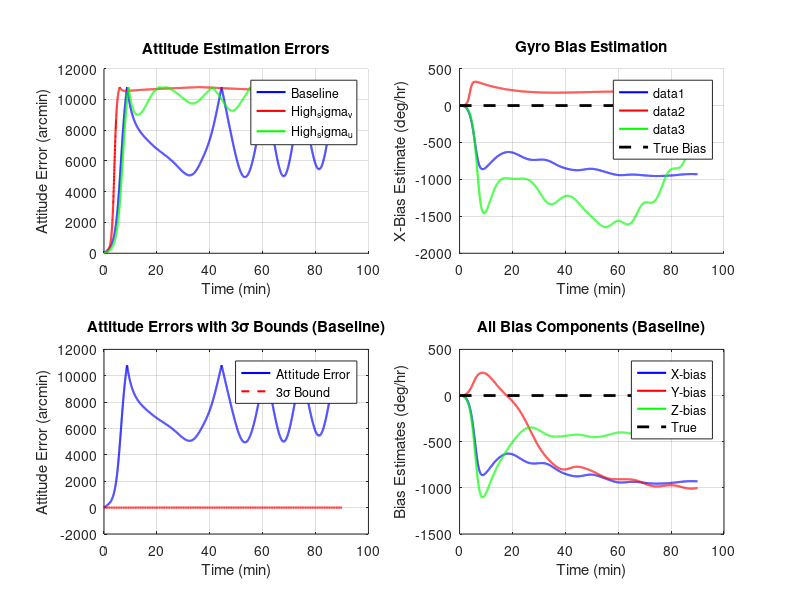

Write MATLAB code to recreate this figure.
%% TEK4090 - Exercise 7.4 - Attitude EKF with varying noise parameters
clear; close all; clc;
rng(42);
q_true = [0; 0; 0; 1]; % Initial attitude quaternion
beta_true = [0.1; 0.1; 0.1] * pi/180/3600; % 0.1 deg/hr -> rad/s
omega_true = [0; 0; pi/2700]; % Rotation rate (90 min orbit)

sigma_star = 0.1 *pi/180; % STAR CAMERA NOISE
sigma_u = sqrt(10) * 1e-10; % GYRO BIAS DRIFT
sigma_v = sqrt(10) * 1e-7;

r1 = [1; 0; 0];
r2 = [0; 1; 0];
r3 = [0; 0; 1];
r = [r1; r2; r3];
% Simulation parameters
dt = 1; % 1 Hz sampling
T = 540; % Reduced for faster testing (9 minutes)
N = T/dt;

% PROBLEM: HOW TO FIGURE OUT WHERE MY SPACESHIP IS POINTING, WHEN MY
% SENSORS ARE NOISY?

function S = skew_symmetric(v)
    S = [0, -v(3), v(2);
         v(3), 0, -v(1);
         -v(2), v(1), 0];
end

function q_out = quat_multiply(q1, q2)
    v1 = q1(1:3); s1 = q1(4);
    v2 = q2(1:3); s2 = q2(4);
    
    q_out = [s1*v2 + s2*v1 + cross(v1, v2);
             s1*s2 - dot(v1, v2)];
    q_out = q_out / norm(q_out);
end

function R = quat_to_dcm(q)
    q0 = q(4); q1 = q(1); q2 = q(2); q3 = q(3);
    R = [1-2*(q2^2+q3^2), 2*(q1*q2-q0*q3), 2*(q1*q3+q0*q2);
         2*(q1*q2+q0*q3), 1-2*(q1^2+q3^2), 2*(q2*q3-q0*q1);
         2*(q1*q3-q0*q2), 2*(q2*q3+q0*q1), 1-2*(q1^2+q2^2)];
end

function q_conj = quat_conjugate(q)
    q_conj = [-q(1:3); q(4)];
end

function q_new = propagate_quartenion(q, omega, dt)
    % Implement discrete version of dq/dt = 0.5 * omega * q
    % Exact solution for constant ω over Δt
    omega_norm = norm(omega);
    
    if omega_norm > 1e-12
        % Axis-angle representation
        axis = omega / omega_norm;
        angle = omega_norm * dt;
        
        % Quaternion for the rotation over Δt
        dq = [axis * sin(angle/2); cos(angle/2)];
        
        % Multiply: q_new = q ⊗ dq
        q_new = quaternion_multiply(q, dq);
    else
        % No rotation
        q_new = q;
    end
    
    % Always normalize
    q_new = q_new / norm(q_new);
end




function q_out = exact_attitude(q0, omega, t)
    omega_norm = norm(omega);
    if omega_norm > 1e-12
        axis = omega / omega_norm;
        angle = omega_norm * t;
        q_out = [axis * sin(angle/2); cos(angle/2)];
        q_out = quat_multiply(q0, q_out);
    else
        q_out = q0;
    end
    q_out = q_out / norm(q_out);
end


% True system: ω_true = constant
% Measurements: ω_meas = ω_true + β + η_v
function gyro_meas = generate_gyro_measurements(omega_true, beta_true, sigma_v, N)
    gyro_meas = zeros(3, N);
    for k = 1:N
        eta_v = sigma_v * randn(3,1);  % Measurement noise
        gyro_meas(:,k) = omega_true + beta_true(:,k) + eta_v;
    end
end

function star_meas = generate_star_measurements(q_true, sigma_star, N)
    % Reference vectors in inertial frame
    r1 = [1;0;0]; r2 = [0;1;0]; r3 = [0;0;1];
    
    star_meas = zeros(9, N);
    for k = 1:N
        R = quat_to_dcm(q_true(:,k));  % True rotation matrix
        noise = sigma_star * randn(9,1);
        
        % Measured body vectors
        b1 = R * r1 + noise(1:3);
        b2 = R * r2 + noise(4:6); 
        b3 = R * r3 + noise(7:9);
        
        star_meas(:,k) = [b1/norm(b1); b2/norm(b2); b3/norm(b3)];
    end
end

function [q_est, beta_est, P] = attitude_ekf(q0, beta0, P0, gyro_meas, star_meas, dt, sigma_v, sigma_u, sigma_star)
    % Initialize
    N = size(gyro_meas, 2);
    q_est = zeros(4, N);
    beta_est = zeros(3, N);
    P = zeros(6, 6, N);
    
    q_est(:,1) = q0;
    beta_est(:,1) = beta0;
    P(:,:,1) = P0;
    
    % Reference vectors for star measurements
    r1 = [1;0;0]; r2 = [0;1;0]; r3 = [0;0;1];
    r_vec = [r1; r2; r3];
    
    for k = 1:N-1
        %% Propagation Step
        % Estimated angular velocity
        omega_est = gyro_meas(:,k) - beta_est(:,k);
        
        % Quaternion propagation (discrete)
        omega_norm = norm(omega_est);
        if omega_norm > 1e-12
            psi = sin(0.5*omega_norm*dt) * omega_est / omega_norm;
            cos_term = cos(0.5*omega_norm*dt);            
            Omega = [cos_term*eye(3) - skew_symmetric(psi),  psi;
                     -psi',                              cos_term];
            q_est(:,k+1) = Omega * q_est(:,k);
        else
            q_est(:,k+1) = q_est(:,k);
        end
        q_est(:,k+1) = q_est(:,k+1) / norm(q_est(:,k+1));
        
        % Bias propagation (constant)
        beta_est(:,k+1) = beta_est(:,k);
        
        % Covariance propagation
        F = [-skew_symmetric(omega_est), -eye(3);
              zeros(3,3),               zeros(3,3)];
        
        % Discrete state transition matrix (simplified - you can implement Eq. 7.45)
        Phi = eye(6) + F * dt;
        
        G = [-eye(3), zeros(3,3);
              zeros(3,3), eye(3,3)];
        
        Qc = [sigma_v^2 * eye(3), zeros(3,3);
              zeros(3,3), sigma_u^2 * eye(3)];
        Qd = G * Qc * G' * dt;
        
        P_pred = Phi * P(:,:,k) * Phi' + Qd;
        
        %% Update Step (when star measurements available)
        if ~isempty(star_meas)
            % Current propagated estimates
            q_pred = q_est(:,k+1);
            R_pred = quat_to_dcm(q_pred);
            
            % Build sensitivity matrix H
            H = zeros(9, 6);
            H(1:3, 1:3) = skew_symmetric(R_pred * r1);
            H(4:6, 1:3) = skew_symmetric(R_pred * r2);
            H(7:9, 1:3) = skew_symmetric(R_pred * r3);
            % Last 3 columns remain zero (no direct bias measurement)
            
            % Measurement covariance
            R_meas = sigma_star^2 * eye(9);
            
            % Kalman gain
            K = P_pred * H' * inv(H * P_pred * H' + R_meas);
            
            % Predicted measurements
            b1_pred = R_pred * r1;
            b2_pred = R_pred * r2;
            b3_pred = R_pred * r3;
            y_pred = [b1_pred; b2_pred; b3_pred];
            
            % Measurement residual
            residual = star_meas(:,k+1) - y_pred;
            
            % Error state update
            delta_x = K * residual;
            delta_alpha = delta_x(1:3);
            delta_beta = delta_x(4:6);
            
            % Update covariance
            P_upd = (eye(6) - K * H) * P_pred;
            P(:,:,k+1) = P_upd;
            
            % Update quaternion (multiplicative)
            delta_q = [0.5 * delta_alpha; 1];
            delta_q = delta_q / norm(delta_q);
            q_est(:,k+1) = quat_multiply(delta_q, q_pred);
            q_est(:,k+1) = q_est(:,k+1) / norm(q_est(:,k+1));
            
            % Update bias
            beta_est(:,k+1) = beta_est(:,k+1) + delta_beta;
        else
            P(:,:,k+1) = P_pred;
        end
    end
end

%% Full simulation with different noise scenarios
scenarios = {
    struct('sigma_u', sqrt(10)*1e-10, 'sigma_v', sqrt(10)*1e-7, 'name', 'Baseline'),
    struct('sigma_u', sqrt(10)*1e-10, 'sigma_v', sqrt(10)*1e-5, 'name', 'High_sigma_v'), 
    struct('sigma_u', sqrt(10)*1e-8,  'sigma_v', sqrt(10)*1e-7, 'name', 'High_sigma_u')
};

% Simulation parameters
dt = 1; % 1 Hz sampling  
T = 5400; % 90 minutes in seconds (full orbit)
N = T/dt;

% True angular velocity (90 min orbit = 0.00116 rad/s)
omega_true = [0; 0; 2*pi/(90*60)]; % Rotation about z-axis

% Extended simulation
results = cell(1,3);

for scenario_idx = 1:3
    scenario = scenarios{scenario_idx};
    fprintf('\n=== Running scenario: %s ===\n', scenario.name);
    
    % Generate true trajectory
    q_true_history = zeros(4, N);
    beta_true_history = zeros(3, N);
    
    q_true_history(:,1) = [0; 0; 0; 1];
    beta_true_history(:,1) = [0.1; 0.1; 0.1] * pi/180/3600;
    
    % Constant bias for true system
    for k = 2:N
        q_true_history(:,k) = exact_attitude(q_true_history(:,k-1), omega_true, dt);
        beta_true_history(:,k) = beta_true_history(:,1); % Constant true bias
    end
    
    % Generate measurements
    gyro_meas = zeros(3, N);
    for k = 1:N
        eta_v = scenario.sigma_v * randn(3,1);
        gyro_meas(:,k) = omega_true + beta_true_history(:,k) + eta_v;
    end
    
    star_meas = zeros(9, N);
    for k = 1:N
        R_true = quat_to_dcm(q_true_history(:,k));
        noise = sigma_star * randn(9,1);
        
        b1 = R_true * r1 + noise(1:3);
        b2 = R_true * r2 + noise(4:6);
        b3 = R_true * r3 + noise(7:9);
        
        star_meas(:,k) = [b1/norm(b1); b2/norm(b2); b3/norm(b3)];
    end
    
    % Run EKF
    q0_est = q_true_history(:,1); % Start with perfect knowledge
    beta0_est = [0; 0; 0]; % Zero initial bias estimate
    
    P0a = 3.0462e-6;
    P0b = 9.4018e-13;
    P0 = diag([P0a, P0a, P0a, P0b, P0b, P0b]);
    
    [q_est, beta_est, P] = attitude_ekf(q0_est, beta0_est, P0, gyro_meas, star_meas, dt, ...
                                       scenario.sigma_v, scenario.sigma_u, sigma_star);
    
    % Compute errors
    attitude_errors = zeros(3, N);
    bias_errors = zeros(3, N);
    
    for k = 1:N
        % Attitude error
        q_err = quat_multiply(quat_conjugate(q_est(:,k)), q_true_history(:,k));
        angle_err = 2 * acos(abs(q_err(4))) * 180/pi; % degrees
        attitude_errors(:,k) = [angle_err; 0; 0]; % Store scalar error
        
        % Bias error  
        bias_errors(:,k) = (beta_est(:,k) - beta_true_history(:,k)) * (180/pi * 3600); % deg/hr
    end
    
    % Store results
    results{scenario_idx} = struct();
    results{scenario_idx}.name = scenario.name;
    results{scenario_idx}.q_est = q_est;
    results{scenario_idx}.beta_est = beta_est;
    results{scenario_idx}.attitude_errors = attitude_errors;
    results{scenario_idx}.bias_errors = bias_errors;
    results{scenario_idx}.P = P;
    
    fprintf('Final attitude error: %.4f deg\n', attitude_errors(1,end));
    fprintf('Final bias errors: [%.3f, %.3f, %.3f] deg/hr\n', bias_errors(:,end));
end

%% Plot results like Figure 7.2 and 7.3
time_minutes = (0:N-1)*dt/60;

figure('Position', [100, 100, 1200, 800]);

% Attitude errors
subplot(2,2,1);
hold on;
colors = ['b', 'r', 'g'];
for i = 1:3
    plot(time_minutes, results{i}.attitude_errors(1,:)*60, colors(i), 'LineWidth', 1.5);
end
ylabel('Attitude Error (arcmin)');
xlabel('Time (min)');
title('Attitude Estimation Errors');
legend({scenarios{1}.name, scenarios{2}.name, scenarios{3}.name}, 'Location', 'best');
grid on;

% Bias estimates
subplot(2,2,2);
hold on;
for i = 1:3
    bias_deg_hr = results{i}.beta_est * (180/pi * 3600);
    plot(time_minutes, bias_deg_hr(1,:), colors(i), 'LineWidth', 1.5);
end
plot([0, time_minutes(end)], [0.1, 0.1], 'k--', 'LineWidth', 2, 'DisplayName', 'True Bias');
ylabel('X-Bias Estimate (deg/hr)');
xlabel('Time (min)');
title('Gyro Bias Estimation');
legend('Location', 'best');
grid on;

% 3σ bounds for baseline scenario
subplot(2,2,3);
attitude_std = sqrt(squeeze(P(1,1,:))) * 180/pi; % Convert to degrees
three_sigma = 3 * attitude_std * 60; % Convert to arcmin

plot(time_minutes, results{1}.attitude_errors(1,:)*60, 'b', 'LineWidth', 1.5);
hold on;
plot(time_minutes, three_sigma, 'r--', 'LineWidth', 1.5);
plot(time_minutes, -three_sigma, 'r--', 'LineWidth', 1.5);
ylabel('Attitude Error (arcmin)');
xlabel('Time (min)');
title('Attitude Errors with 3σ Bounds (Baseline)');
legend('Attitude Error', '3σ Bound', 'Location', 'best');
grid on;

% All bias components for baseline
subplot(2,2,4);
bias_deg_hr = results{1}.beta_est * (180/pi * 3600);
plot(time_minutes, bias_deg_hr(1,:), 'b', 'LineWidth', 1.5);
hold on;
plot(time_minutes, bias_deg_hr(2,:), 'r', 'LineWidth', 1.5);
plot(time_minutes, bias_deg_hr(3,:), 'g', 'LineWidth', 1.5);
plot([0, time_minutes(end)], [0.1, 0.1], 'k--', 'LineWidth', 2);
ylabel('Bias Estimates (deg/hr)');
xlabel('Time (min)');
title('All Bias Components (Baseline)');
legend('X-bias', 'Y-bias', 'Z-bias', 'True', 'Location', 'best');
grid on;

fprintf('\n=== Summary ===\n');
for i = 1:3
    final_att_err = results{i}.attitude_errors(1,end);
    final_bias_err = mean(abs(results{i}.bias_errors(:,end)));
    fprintf('%s: Final attitude error = %.3f arcmin, Final bias error = %.3f deg/hr\n', ...
            scenarios{i}.name, final_att_err*60, final_bias_err);
end
